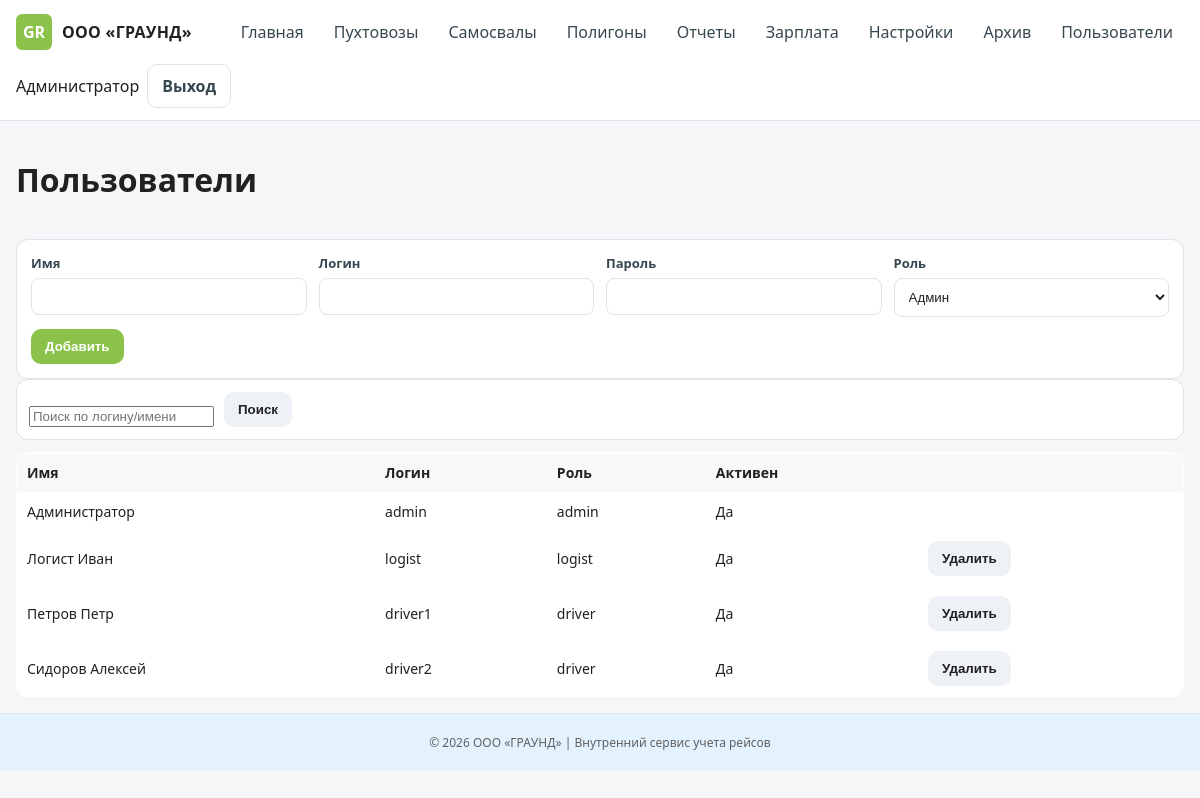
The app's page /users (signed in) with its own data.
### backend/models.py (models this page shows)
class User(Base):
    __tablename__ = "users"
    id = Column(Integer, primary_key=True, index=True)
    full_name = Column(String(255), nullable=False)
    login = Column(String(255), unique=True, index=True, nullable=False)
    password_hash = Column(String(255), nullable=False)
    role = Column(Enum(UserRole), nullable=False)
    phone = Column(String(50))
    is_active = Column(Boolean, default=True)
    created_at = Column(DateTime, default=datetime.utcnow)
    updated_at = Column(DateTime, default=datetime.utcnow, onupdate=datetime.utcnow)

### app.py (the view)
@app.get("/users", response_class=HTMLResponse)
def users_list(request: Request, current_user: models.User = Depends(require_role(UserRole.ADMIN)), db: Session = Depends(get_db)):
    menu = menu_for(current_user.role)
    users = db.query(models.User).all()
    return render_template("users.html", {"request": request, "user": current_user, "menu": menu, "users": users, "app_name": "ГРАУНД | Рейсы"})

### templates/users.html (shortened to what this page needs)
{% extends "base.html" %}
{% block content %}
<div class="page-header"><h1>Пользователи</h1></div>
<div class="form">
  <form method="post" action="/users/new" style="display:grid;grid-template-columns:repeat(auto-fit,minmax(220px,1fr));gap:12px">
    <label>Имя<input name="full_name" required /></label>
    <label>Логин<input name="login" required /></label>
    <label>Пароль<input type="password" name="password" required /></label>
    <label>Роль
      <select name="role">
        <option value="admin">Админ</option>
      </select>
    </label>
    <div class="form-row"><button class="btn btn-primary" type="submit">Добавить</button></div>
  </form>
</div>
<div class="filters">
  <form method="get" style="display:flex;flex-wrap:wrap;gap:10px;align-items:end">
    <input name="q" value="{{ request.query_params.q or '' }}" placeholder="Поиск по логину/имени" />
    <button class="btn" type="submit">Поиск</button>
  </form>
</div>
<table class="table">
  <thead><tr><th>Имя</th><th>Логин</th><th>Роль</th><th>Активен</th><th></th></tr></thead>
  <tbody>
  {% for u in users %}
  <tr>
    <td>{{ u.full_name }}</td>
    <td>{{ u.login }}</td>
    <td>{{ u.role.value }}</td>
    <td>{{ 'Да' if u.is_active else 'Нет' }}</td>
    <td>
      {% if u.id != user.id %}
      <form method="post" action="/users/{{ u.id }}/delete" style="display:inline" onsubmit="return confirm('Удалить пользователя?')">
        <button class="btn btn-danger" type="submit">Удалить</button>
      </form>
      {% endif %}
    </td>
  </tr>
  {% endfor %}
  </tbody>
</table>
{% endblock %}

### templates/base.html (shortened to what this page needs)
<!DOCTYPE html>
<html lang="ru">
<head>
  <link rel="stylesheet" href="/static/css/app.css" />
</head>
<body>
  <header class="topbar">
    <div class="brand">
      <span class="brand-logo">GR</span>
      <span class="brand-text">ООО «ГРАУНД»</span>
    </div>
    <nav class="nav-main">
      {% for item in menu %}
      <a href="{{ item.href }}" class="nav-link">{{ item.label }}</a>
      {% endfor %}
    </nav>
    <div class="userbox">
      <span class="user-name">{{ user.full_name }}</span>
      <a href="/logout" class="btn btn-ghost btn-sm">Выход</a>
    </div>
  </header>
  <main class="container">
    {% block content %}{% endblock %}
  </main>
  <footer class="bottom">
    <div>© 2026 ООО «ГРАУНД» | Внутренний сервис учета рейсов</div>
  </footer>
</body>
</html>

### static/css/app.css (style rules this page uses)
:root { --brand:#8BC34A; --brand-dark:#7CB342; --accent:#FFC107; --accent-dark:#FFA726; --text:#212121; --muted:#616161; --bg:#F4F6F8; --card:#FFFFFF; --border:#E0E3E7; --header-bg:#FFFFFF; --nav-bg:#FFFFFF; --nav-active:#FFF3E0; --footer-bg:#E3F2FD; }
* { box-sizing:border-box }
html,body { margin:0;font-family:Segoe UI,Roboto,Arial,sans-serif;background:var(--bg);color:var(--text) }
.topbar { background:var(--header-bg);border-bottom:1px solid var(--border);color:var(--text);padding:12px 16px;display:flex;flex-wrap:wrap;align-items:center;gap:12px;justify-content:space-between }
.brand { display:flex;align-items:center;gap:10px }
.brand-logo { width:36px;height:36px;border-radius:6px;background:var(--brand);color:#fff;display:grid;place-items:center;font-weight:800 }
.brand-text { font-weight:700;letter-spacing:.3px;color:var(--text) }
.nav-main { display:flex;flex-wrap:wrap;gap:8px }
.nav-link { color:#37474f;text-decoration:none;padding:8px 10px;border-radius:6px;background:transparent;border:1px solid transparent }
.userbox { display:flex;align-items:center;gap:8px }
.container { max-width:1200px;margin:0 auto;padding:16px }
.page-header { display:flex;flex-wrap:wrap;align-items:center;justify-content:space-between;gap:10px;margin-bottom:16px }
.btn { border:0;padding:10px 14px;border-radius:10px;background:#eef1f5;color:#212121;text-decoration:none;display:inline-flex;align-items:center;gap:8px;font-weight:600;cursor:pointer }
.btn-primary { background:var(--brand);color:#fff }
.btn-ghost { background:transparent;color:#37474f;border:1px solid var(--border) }
.filters { display:flex;flex-wrap:wrap;gap:10px;align-items:end;background:var(--card);border:1px solid var(--border);padding:12px;border-radius:12px;margin-bottom:12px }
.table { width:100%;border-collapse:collapse;background:var(--card);border:1px solid var(--border);border-radius:12px;overflow:hidden }
.table th,.table td { padding:10px;text-align:left;font-size:14px;color:var(--text) }
.table thead { background:#f7f8fa;color:#37474f;font-weight:700 }
.form { display:grid;grid-template-columns:repeat(auto-fit,minmax(240px,1fr));gap:12px;background:var(--card);border:1px solid var(--border);padding:14px;border-radius:12px }
.form label { display:flex;flex-direction:column;gap:6px;font-size:13px;color:#37474f;font-weight:600 }
.form input,.form select,.form textarea { padding:10px;border-radius:8px;border:1px solid var(--border);background:#fff;color:var(--text) }
.bottom { padding:20px;color:var(--muted);font-size:12px;text-align:center;background:var(--footer-bg);border-top:1px solid var(--border) }

### records on screen
User: full_name "Администратор", login "admin", role.value "admin", is_active "Да"
User: full_name "Логист Иван", login "logist", role.value "logist", is_active "Да"
User: full_name "Петров Петр", login "driver1", role.value "driver", is_active "Да"
User: full_name "Сидоров Алексей", login "driver2", role.value "driver", is_active "Да"

### other values on screen
{{ item.label }} "Главная" "Пухтовозы" "Самосвалы" "Полигоны" "Отчеты" "Зарплата" "Настройки" "Архив" "Пользователи"
